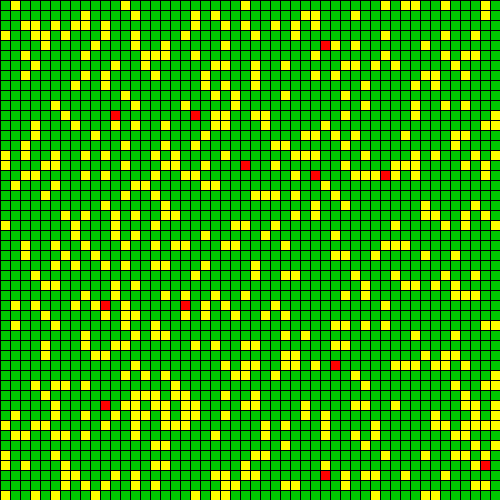
Frame 1 (no input)
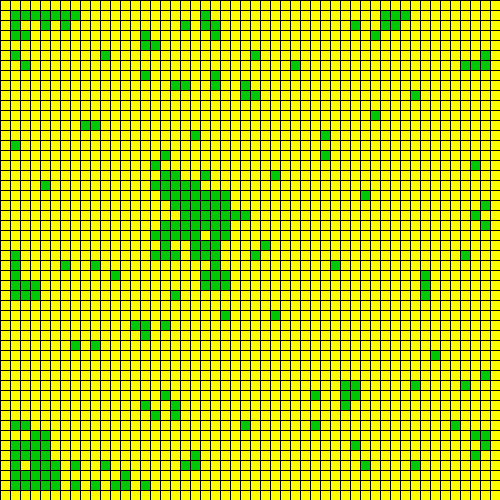
Frame 60 (the mouse pressed at the canvas centre just before this capture)
Frame 120 (the mouse held since frame 60 and released just before this capture): identical to frame 60, image omitted

The Processing sketch that drew these frames (run headless with seeded random() and noise(); from frame 60 on, the mouse is pressed at the canvas centre):

// Processing sketch: firesim
// ── firesim.pde
// Henry Wrede Black
// Simulation of a spreading forest fire

int[][] cells;
float Pcatch = 0.8;

// if the Pcatch is 20% and the tree generation is 80%, the fire is unlikely to spread.
// similarly, if the Pcatch is 80% and the tree generation is 20%, there aren't enough tree for the fire to spread

void setup() {
  size(500, 500);
  frameRate(10);
  cells = new int[height/10][width/10];

  for (int i = 0; i < cells.length; i++) {
    for (int j = 0; j < cells[i].length; j++) {
      if ( random(1.0) < 0.8) {
        if (random(1.0) < 0.01) {
          cells[i][j] = 2; // burning
        } else {
          cells[i][j] = 1;  // tree
        }
      } else {
        cells[i][j] = 0;  // empty
      }
    }
  }
}
void draw() {
  background(255);

  // -- draw current generation
  // row [i], column [j]
  for (int i = 0, y = i; i < cells.length; i++, y += 10) {
    for (int j = 0, x = j; j < cells[i].length; j++, x += 10) {
      stroke(0);
      if (cells[i][j] == 1) {         // if cell is a tree, make it green
        fill(0, 200, 0);
      } else if (cells[i][j] == 2) {  // if cell is on fire, make it red
        fill(255, 0, 0);
      } else if (cells[i][j] == 0) {  // if cell is empty, make it yellow
        fill(255, 255, 0);
      }
      rect(x, y, 10, 10);
    }
  }
  // -- compute next generation
  // row [i], column [j]
  int[][] newcells = new int[cells.length][cells.length];

  for (int i = 0; i < cells.length; i++) {
    for (int j = 0; j < cells[i].length; j++) {
      // edge case fix
      if ((i == 0 || i == cells.length-1) || (j == 0 || j == cells.length-1)) {
        newcells[i][j] = 0;
      } else {
        if (cells[i][j] == 0) {        // if cell is empty, it remains empty
          newcells[i][j] = 0;
        } else if (cells[i][j] == 2) { // if cell is burning, it becomes empty
          newcells[i][j] = 0;
        } else if (cells[i][j] == 1 && ( cells[i-1][j] == 2 || cells[i][j-1] == 2 || cells[i][j+1] == 2 || cells[i+1][j] == 2)) {
          // if the cell contains a tree and has at least one burning neighbor (North, East, West, South), it catches fire by probability Pcatch
          if (random(1.0) < Pcatch) {
            newcells[i][j] = 2;
          } else {
            newcells[i][j] = 1;
          }
        } else {                     // otherwise, the cell remains in the same state
          newcells[i][j] = cells[i][j];
        }
      }
    }
  }
  // -- update new generation
  cells = newcells;
}

// reset the simulation if the mouse is clicked
void mouseClicked() {
  for (int i = 0; i < cells.length; i++) {
    for (int j = 0; j < cells[i].length; j++) {
      if ( random(1.0) < 0.8) {
        if (random(1.0) < 0.01) {
          cells[i][j] = 2; // burning
        } else {
          cells[i][j] = 1;  // tree
        }
      } else {
        cells[i][j] = 0;  // empty
      }
    }
  }
}
